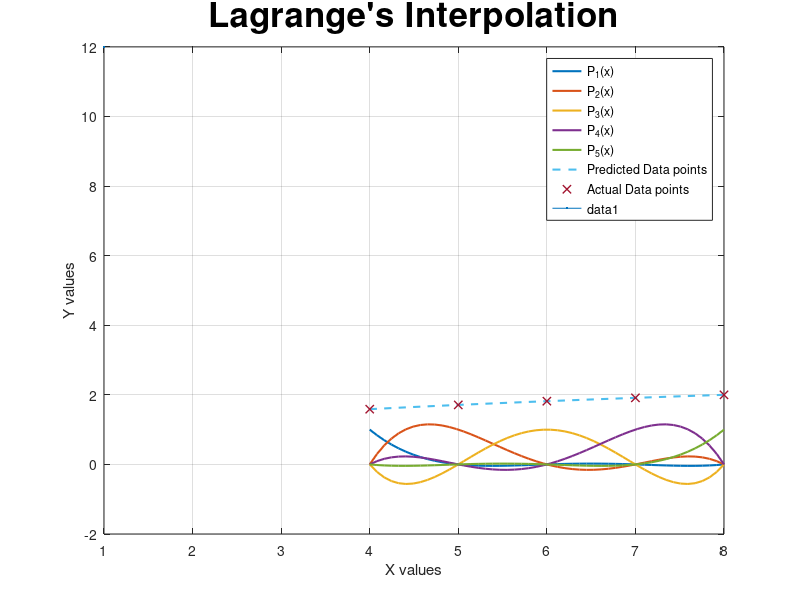

MATLAB code to generate this figure:
%% Assignemnt
% Lagrange's Interpolation

% Name        : Mohamed Mafaz
% Roll Number : AM25M009
% Depatment   : Applied Mechanics


%% Lagrange's Interpolation Function
clc
clear

function [sum] = LI(xs, ys, number)
    % Straight forward brute force way to find l
    l = [];
    
    for j = 1:length(xs)
        a = 1;
        c = 1;
        for i = 1:length(xs)
            if i ~= j       % Or else it will always give 0
                a = a * (number - xs(i));  % Calculating Numerator and Denominator differently
                c = c * (xs(j) - xs(i));
            end
        end
        l(j) = a / c;      
    end
    
    % This calculates l0 x y0 + l1 x y1 + ....
    sum = 0;
    for i = 1: length(l)
        sum = sum + (ys(i) * l(i));
    end
end

%% Lagrange_Basis
function [L] = Lagrange_Basis(xs, j, number)
    L = ones(size(number));
    n = length(xs)
    for i = 1:n
        if i ~= j
            L = L .* (number - xs(i)) / (xs(j) - xs(i))
        end
    end
end

x = [4.0, 5.0, 6.0, 7.0, 8.0]
y = [1.58740105, 1.709976, 1.81712059, 1.912931, 2.0]
sample_points = 50;

% Predicting
test_xs = linspace(min(x), max(x), sample_points);

test_ys = zeros(1, sample_points);
for i = 1:sample_points
    test_ys(i) = LI(x, y, test_xs(i));
end

for j = 1: length(x)
    lb = Lagrange_Basis(x, j, test_xs);
    plot(test_xs, lb, 'LineWidth', 1.5, 'DisplayName', sprintf('P_{%d}(x)', j));
    hold on
end

% Plotting predicted Data
plot(test_xs, test_ys, '--', 'LineWidth', 1.5, 'DisplayName', 'Predicted Data points');
xlabel('X values');
ylabel('Y values');
title("Lagrange's Interpolation", 'FontSize', 25);



hold on

% Plotting actual Data
plot(x, y, 'LineWidth', 1, 'DisplayName', 'Actual Data points', Marker='x', MarkerSize=12);

legend show
grid on;